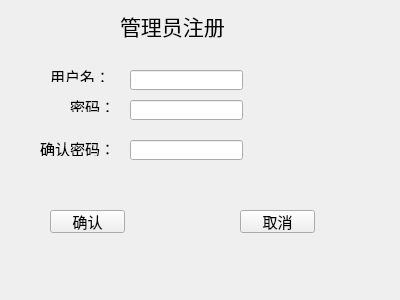
<?xml version="1.0" encoding="UTF-8"?>
<ui version="4.0">
 <class>managerregwindow</class>
 <widget class="QWidget" name="managerregwindow">
  <property name="geometry">
   <rect>
    <x>0</x>
    <y>0</y>
    <width>400</width>
    <height>300</height>
   </rect>
  </property>
  <property name="windowTitle">
   <string>Form</string>
  </property>
  <widget class="QLabel" name="label">
   <property name="geometry">
    <rect>
     <x>120</x>
     <y>10</y>
     <width>121</width>
     <height>31</height>
    </rect>
   </property>
   <property name="font">
    <font>
     <family>华文行楷</family>
     <pointsize>14</pointsize>
    </font>
   </property>
   <property name="text">
    <string>&lt;html&gt;&lt;head/&gt;&lt;body&gt;&lt;p&gt;&lt;span style=&quot; font-size:16pt;&quot;&gt;管理员注册&lt;/span&gt;&lt;/p&gt;&lt;/body&gt;&lt;/html&gt;</string>
   </property>
  </widget>
  <widget class="QLabel" name="label_2">
   <property name="geometry">
    <rect>
     <x>50</x>
     <y>70</y>
     <width>54</width>
     <height>12</height>
    </rect>
   </property>
   <property name="font">
    <font>
     <family>华文行楷</family>
     <pointsize>11</pointsize>
    </font>
   </property>
   <property name="text">
    <string>用户名：</string>
   </property>
  </widget>
  <widget class="QLabel" name="label_3">
   <property name="geometry">
    <rect>
     <x>70</x>
     <y>100</y>
     <width>54</width>
     <height>12</height>
    </rect>
   </property>
   <property name="font">
    <font>
     <family>华文行楷</family>
     <pointsize>11</pointsize>
    </font>
   </property>
   <property name="text">
    <string>密码：</string>
   </property>
  </widget>
  <widget class="QPushButton" name="pushButton">
   <property name="geometry">
    <rect>
     <x>50</x>
     <y>210</y>
     <width>75</width>
     <height>23</height>
    </rect>
   </property>
   <property name="font">
    <font>
     <family>华文行楷</family>
     <pointsize>11</pointsize>
    </font>
   </property>
   <property name="text">
    <string>确认</string>
   </property>
  </widget>
  <widget class="QLabel" name="label_4">
   <property name="geometry">
    <rect>
     <x>40</x>
     <y>140</y>
     <width>71</width>
     <height>16</height>
    </rect>
   </property>
   <property name="font">
    <font>
     <family>华文行楷</family>
     <pointsize>11</pointsize>
    </font>
   </property>
   <property name="text">
    <string>确认密码：</string>
   </property>
  </widget>
  <widget class="QLineEdit" name="idline">
   <property name="geometry">
    <rect>
     <x>130</x>
     <y>70</y>
     <width>113</width>
     <height>20</height>
    </rect>
   </property>
   <property name="font">
    <font>
     <family>华文行楷</family>
     <pointsize>11</pointsize>
    </font>
   </property>
  </widget>
  <widget class="QLineEdit" name="passline">
   <property name="geometry">
    <rect>
     <x>130</x>
     <y>100</y>
     <width>113</width>
     <height>20</height>
    </rect>
   </property>
   <property name="font">
    <font>
     <family>华文行楷</family>
     <pointsize>11</pointsize>
    </font>
   </property>
   <property name="echoMode">
    <enum>QLineEdit::Password</enum>
   </property>
  </widget>
  <widget class="QLineEdit" name="repassline">
   <property name="geometry">
    <rect>
     <x>130</x>
     <y>140</y>
     <width>113</width>
     <height>20</height>
    </rect>
   </property>
   <property name="font">
    <font>
     <family>华文行楷</family>
     <pointsize>11</pointsize>
    </font>
   </property>
   <property name="echoMode">
    <enum>QLineEdit::Password</enum>
   </property>
  </widget>
  <widget class="QPushButton" name="exitbutton">
   <property name="geometry">
    <rect>
     <x>240</x>
     <y>210</y>
     <width>75</width>
     <height>23</height>
    </rect>
   </property>
   <property name="font">
    <font>
     <family>华文行楷</family>
     <pointsize>11</pointsize>
    </font>
   </property>
   <property name="text">
    <string>取消</string>
   </property>
  </widget>
 </widget>
 <resources/>
 <connections>
  <connection>
   <sender>exitbutton</sender>
   <signal>clicked()</signal>
   <receiver>managerregwindow</receiver>
   <slot>close()</slot>
   <hints>
    <hint type="sourcelabel">
     <x>207</x>
     <y>221</y>
    </hint>
    <hint type="destinationlabel">
     <x>199</x>
     <y>149</y>
    </hint>
   </hints>
  </connection>
 </connections>
</ui>
